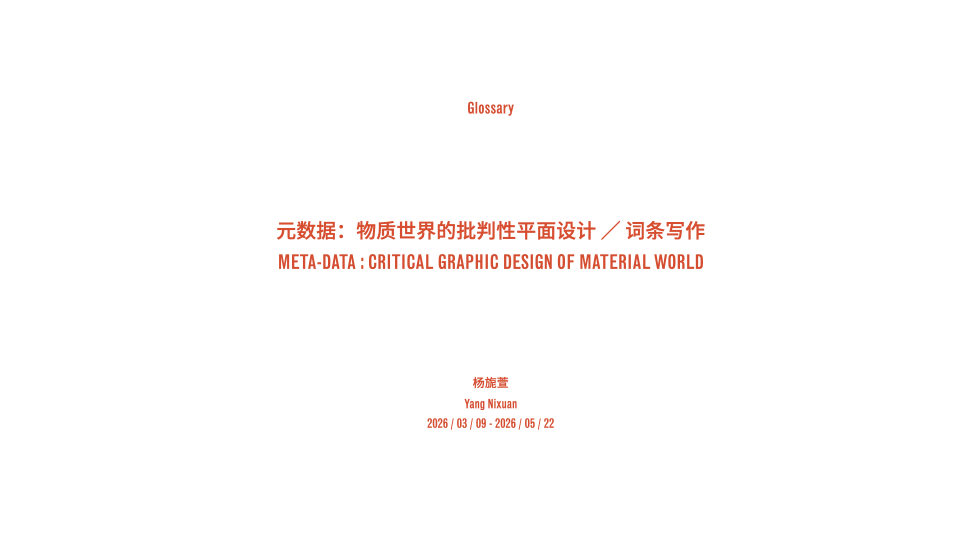
#> input picture metadata-gallery/metadata-page-001.jpeg, 1920 x 1080 px (shown at 1/2 size)
$ python -i visual_score.py   (imports and definitions only)
#> lines starting #> are read from the running program, lines starting #| are printed output that depends on the picture; after the words box and inside, x2 and y2 are one past the last pixel; in counts of white or black regions, pixels touching at a corner belong together
#> in scan_image, image is the input picture: shape (1080, 1920, 3); mean B, G, R 252.2, 252.6, 254.4
#!/usr/bin/env python3
import json
import math
import os
import re
import sys

import cv2
import numpy as np


def page_number(path):
    match = re.search(r"page_(\d+)\.png$", os.path.basename(path))
    return int(match.group(1)) if match else 0


def resize_for_scan(image, max_side=1200):
#> called with max_side = 1200
    h, w = image.shape[:2]
    scale = min(1.0, max_side / max(h, w))
    if scale == 1.0:
        return image
    return cv2.resize(image, (int(w * scale), int(h * scale)), interpolation=cv2.INTER_AREA)
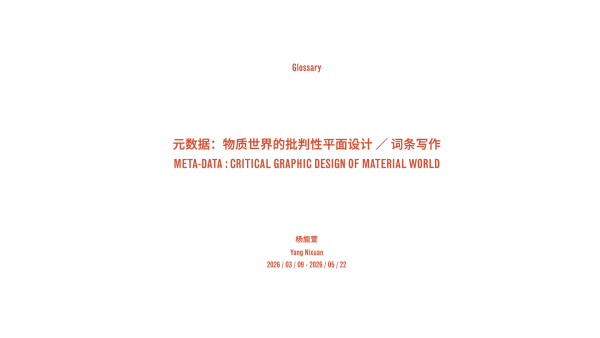
#> returned value: shape (675, 1200, 3) (shown at 1/2 size); mean of channels 0, 1, 2 252.2, 252.6, 254.4; drawn as B, G, R


def clamp(value, lo=0.0, hi=1.0):
    return max(lo, min(hi, value))


def score_candidate(image, contour, page_area):
    x, y, w, h = cv2.boundingRect(contour)
    H, W = image.shape[:2]
    area = w * h
    if area < page_area * 0.004 or area > page_area * 0.42:
        return None
    if x <= 4 and y <= 4 and w >= W * 0.88 and h >= H * 0.88:
        return None

    aspect = w / max(h, 1)
    if aspect < 0.22 or aspect > 4.8:
        return None

    contour_area = abs(cv2.contourArea(contour))
    fill_ratio = contour_area / max(area, 1)
    perimeter = cv2.arcLength(contour, True)
    if perimeter <= 0:
        return None
    circularity = 4 * math.pi * contour_area / (perimeter * perimeter)
    approx = cv2.approxPolyDP(contour, 0.035 * perimeter, True)

    rectangular = len(approx) == 4 and 0.08 < fill_ratio < 0.98
    oval = len(contour) >= 20 and circularity > 0.42 and 0.4 < aspect < 2.5
    framed = rectangular or oval
    if not framed:
        return None

    pad_x = max(2, int(w * 0.12))
    pad_y = max(2, int(h * 0.12))
    ix0, iy0 = x + pad_x, y + pad_y
    ix1, iy1 = x + w - pad_x, y + h - pad_y
    if ix1 <= ix0 or iy1 <= iy0:
        return None

    hsv = cv2.cvtColor(image, cv2.COLOR_BGR2HSV)
    gray = cv2.cvtColor(image, cv2.COLOR_BGR2GRAY)
    inner = hsv[iy0:iy1, ix0:ix1]
    inner_gray = gray[iy0:iy1, ix0:ix1]
    outer_gray = gray[y:y + h, x:x + w]

    saturation = float(inner[:, :, 1].mean())
    value = float(inner[:, :, 2].mean())
    highlights = float(np.mean((inner[:, :, 2] > 185) & (inner[:, :, 1] < 70)))
    darks = float(np.mean(inner[:, :, 2] < 65))
    contrast = float(inner_gray.std())
    border_contrast = abs(float(outer_gray.mean()) - float(inner_gray.mean()))

    edges = cv2.Canny(inner_gray, 60, 150)
    edge_density = float(np.mean(edges > 0))

    score = 0.26
    if rectangular:
        score += 0.14
    if oval:
        score += 0.17
    if 0.35 <= aspect <= 1.35:
        score += 0.10
    if saturation < 78:
        score += 0.11
    if value > 95:
        score += 0.08
    if highlights > 0.025:
        score += 0.10
    if 12 <= contrast <= 82:
        score += 0.07
    if 0.012 <= edge_density <= 0.18:
        score += 0.08
    if border_contrast > 9:
        score += 0.06
    if darks > 0.42:
        score -= 0.12

    # Very thin furniture legs, table tops, and text boxes often look rectangular.
    if aspect > 2.8 or aspect < 0.28:
        score -= 0.10
    if area < page_area * 0.012:
        score -= 0.06

    reason_bits = []
    if oval:
        reason_bits.append("oval framed reflective shape")
    if rectangular:
        reason_bits.append("rectangular framed reflective shape")
    if saturation < 78 and value > 95:
        reason_bits.append("low-saturation bright interior")
    if highlights > 0.025:
        reason_bits.append("highlight/reflection patches")

    return {
        "score": clamp(score),
        "box": [int(x), int(y), int(w), int(h)],
        "reason": " / ".join(reason_bits) or "visual mirror-like shape",
    }


def scan_image(path):
    image = cv2.imread(path, cv2.IMREAD_COLOR)
    if image is None:
        return {"page": page_number(path), "image": os.path.basename(path), "score": 0, "reason": "unreadable image", "candidates": []}

    image = resize_for_scan(image)
    H, W = image.shape[:2]
    page_area = H * W
    gray = cv2.cvtColor(image, cv2.COLOR_BGR2GRAY)
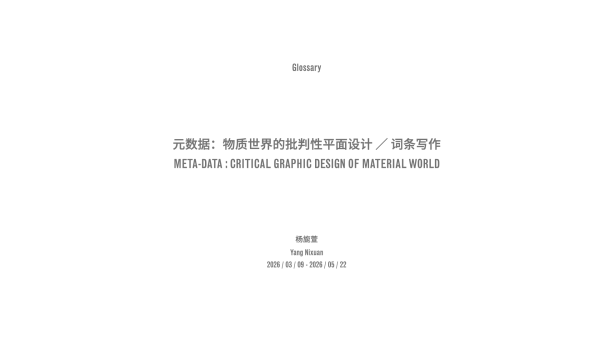
#> gray: shape (675, 1200) (shown at 1/2 size); min 113, max 255, mean 253.1
    blurred = cv2.GaussianBlur(gray, (5, 5), 0)
    edges = cv2.Canny(blurred, 45, 140)
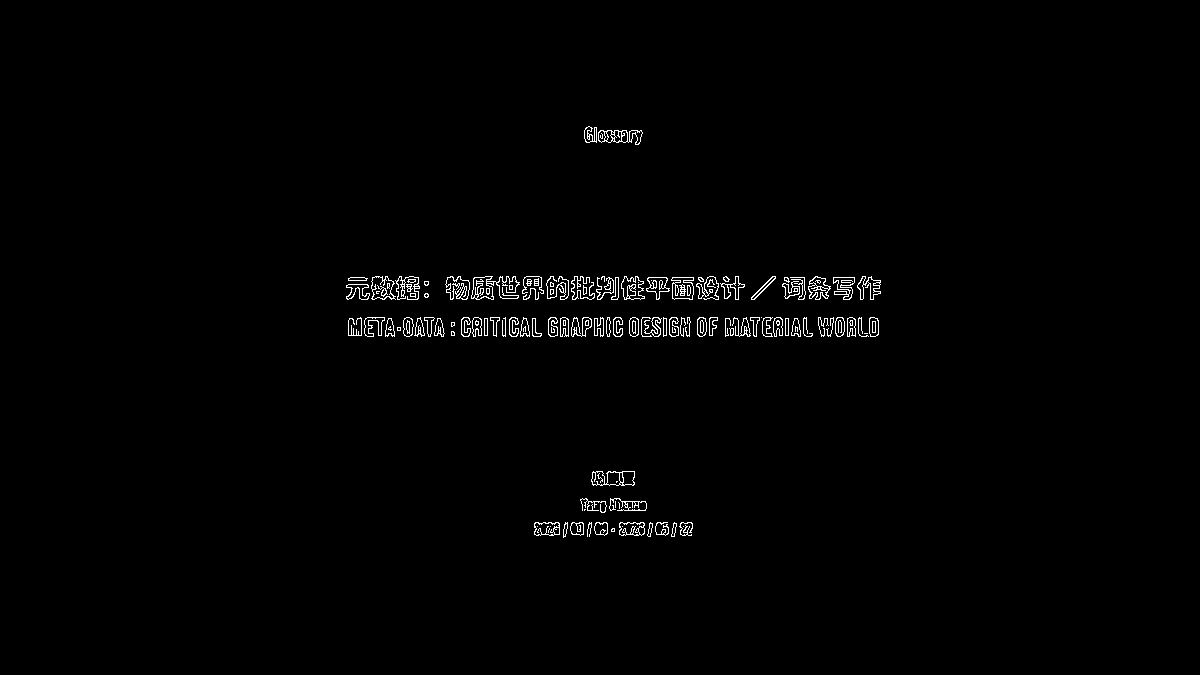
#> edges: shape (675, 1200); 1% white in thin lines or dots, all inside (x1, y1, x2, y2) = (346, 126, 881, 538)
    edges = cv2.dilate(edges, np.ones((2, 2), np.uint8), iterations=1)
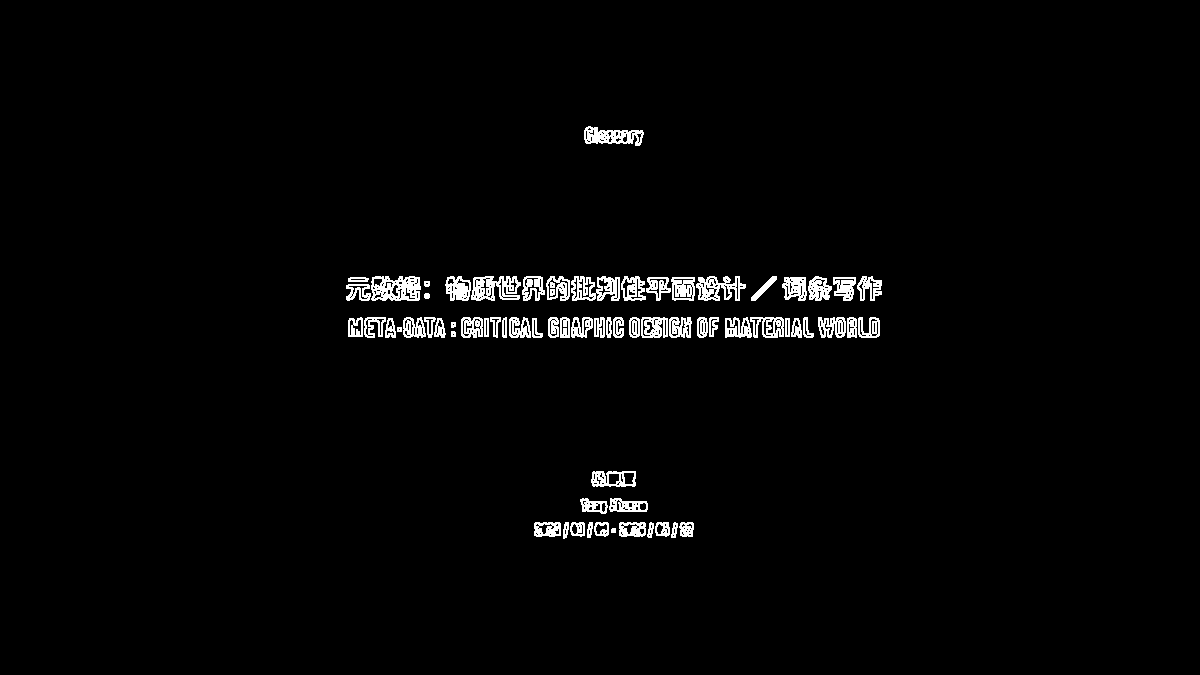
#> edges: shape (675, 1200); 2.1% white in thin lines or dots, all inside (x1, y1, x2, y2) = (346, 126, 882, 539)

    contours, _ = cv2.findContours(edges, cv2.RETR_TREE, cv2.CHAIN_APPROX_SIMPLE)
#> contours = 592 contours, 413 with area under 20; largest, box (x1, y1, x2, y2) and area: (371, 276, 421, 301) 1039, (571, 276, 620, 301) 865, (471, 276, 521, 301) 836, (584, 126, 644, 146) 728, (696, 276, 746, 301) 724
    candidates = []
    for contour in contours:
        candidate = score_candidate(image, contour, page_area)
        if candidate:
            candidates.append(candidate)
#> this loop made 592 passes
#> (x in score_candidate, y in score_candidate, w in score_candidate, h in score_candidate, area in score_candidate) on passes 1, 2, 11: (611, 528, 5, 5, 25), (679, 522, 15, 15, 225), (686, 523, 7, 6, 42)
#> after the loop, candidates = []

    candidates.sort(key=lambda item: item["score"], reverse=True)
    top = candidates[:5]
#> top = []
    base = top[0]["score"] if top else 0.0
#> base = 0
    if len([c for c in top if c["score"] >= 0.55]) >= 2:
        base = min(0.92, base + 0.05)

    return {
        "page": page_number(path),
        "image": os.path.basename(path),
        "score": round(float(base), 4),
        "reason": top[0]["reason"] if top else "no strong visual mirror cue",
        "candidates": top,
    }


# [15 lines left out: function main, not called in this run]


# [2 lines not run here, left out]

>>> result = scan_image('../../metadata-gallery/metadata-page-001.jpeg')
#> result = {'page': 0, 'image': 'metadata-page-001.jpeg', 'score': 0, 'reason': 'no strong visual mirror cue', 'candidates': []}
